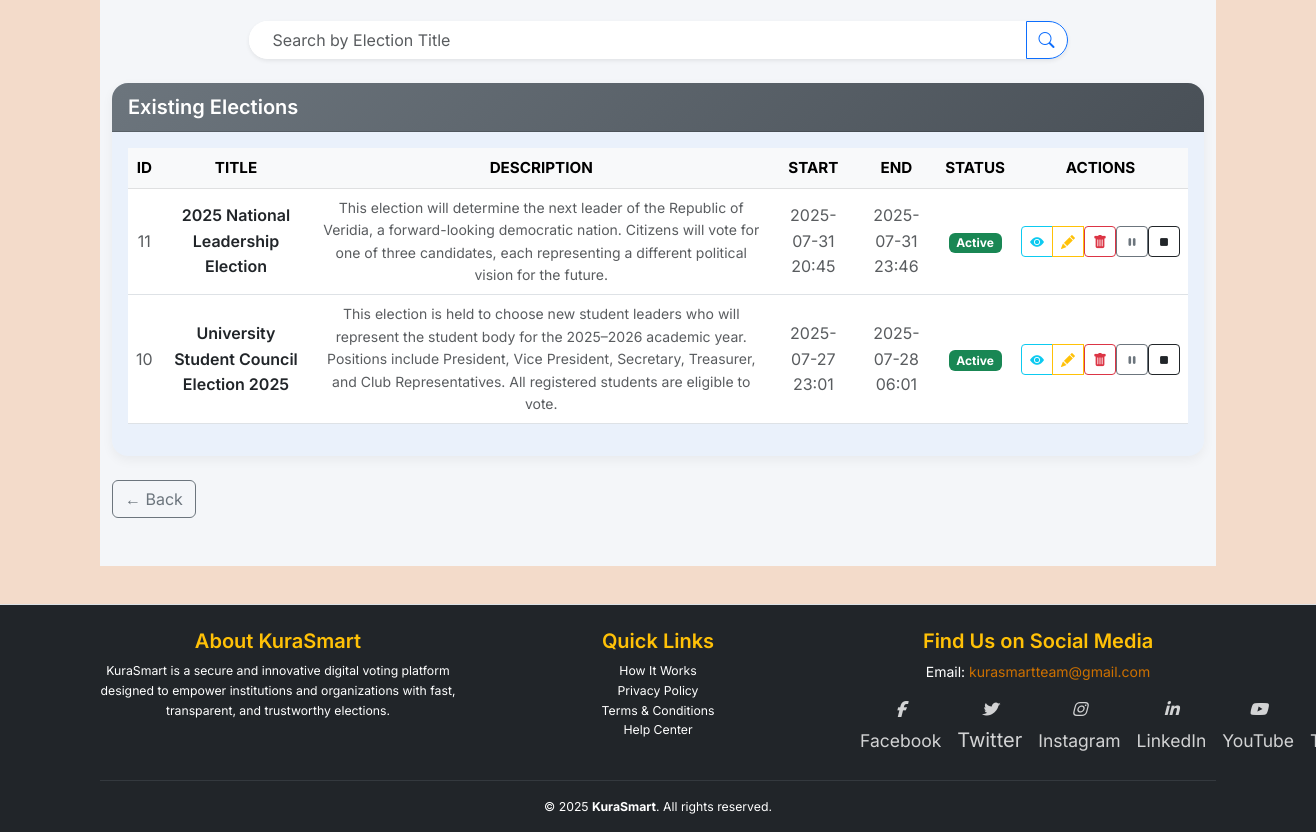
/admin/manage-elections (signed in, lower part), run on an earlier commit of the app's database.
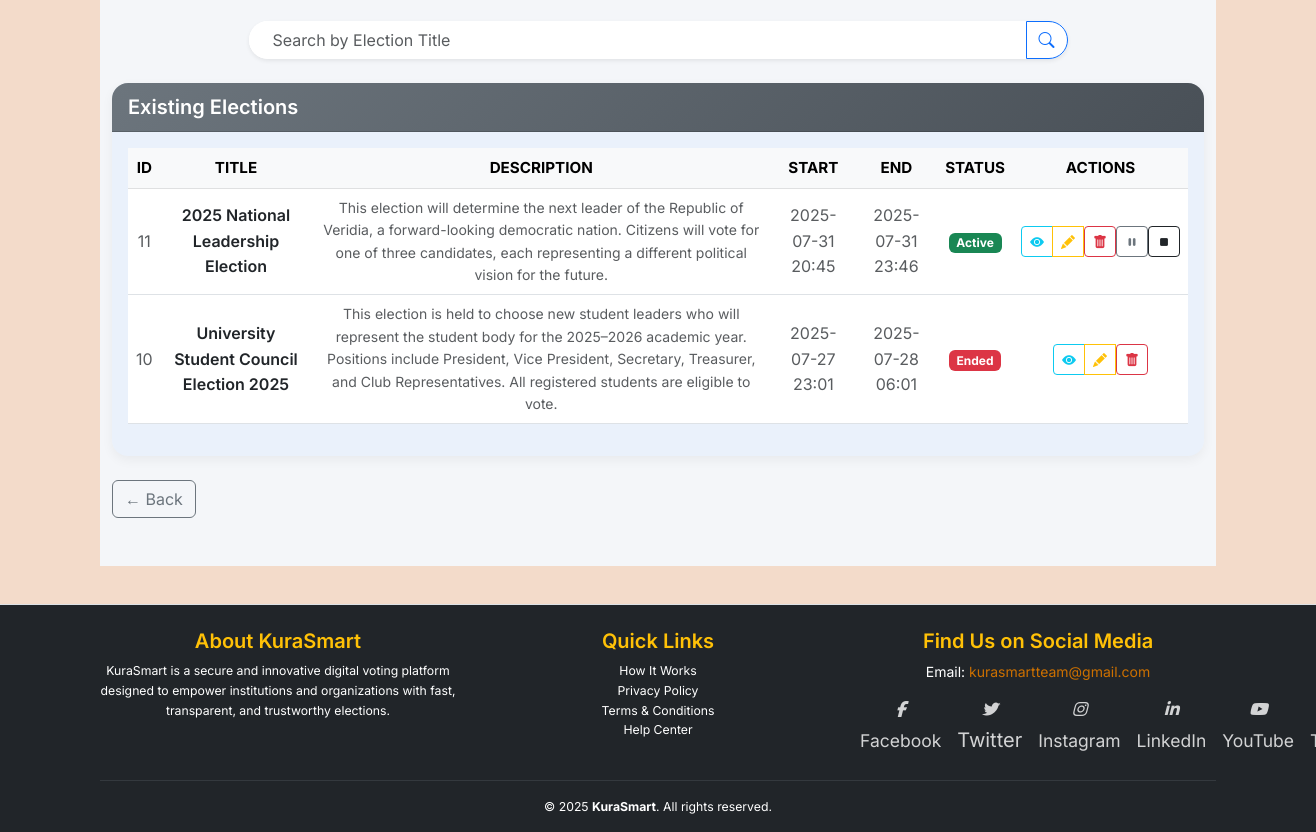
And on a later commit of the database.
### app/models.py (models this page shows, shortened)
class Election(db.Model):
    __tablename__ = 'election'
    id = db.Column(db.Integer, primary_key=True)
    title = db.Column(db.String(255), nullable=False)
    description = db.Column(db.Text)
    start_date = db.Column(db.DateTime, nullable=False)
    end_date = db.Column(db.DateTime, nullable=False)
    is_active = db.Column(db.Boolean, default=True)
    status = db.Column(db.Enum(ElectionStatusEnum), nullable=False, default=ElectionStatusEnum.INACTIVE)
    created_at = db.Column(db.DateTime, default=datetime.utcnow)
    updated_at = db.Column(db.DateTime, onupdate=func.now())
    deactivated_by = db.Column(db.Integer, db.ForeignKey('users.id'))
    candidates = db.relationship('Candidate', back_populates='election', lazy='select')
    positions = db.relationship('Position', back_populates='election', lazy='select', cascade="all, delete-orphan")
    votes = db.relationship('Vote', back_populates='election', lazy='select')

### app/routes/web_auth.py (the view, shortened to what this page needs)
@admin_web_bp.route('/manage-elections', methods=['GET', 'POST'])
@login_required
@admin_required
def manage_elections():
    if not (current_user.is_superadmin or current_user.role == UserRole.admin.value):
        abort(403)
    form = ElectionForm()
    now = datetime.now()
    current_datetime = now.strftime('%Y-%m-%dT%H:%M')
    try:
        elections = Election.query.all()
        for election in elections:
            if election.status not in [ElectionStatusEnum.ENDED, ElectionStatusEnum.PAUSED]:
                if election.start_date <= now < election.end_date:
                    election.status = ElectionStatusEnum.ACTIVE
                elif now >= election.end_date:
                    election.status = ElectionStatusEnum.ENDED
        db.session.commit()
        search_title = request.args.get("search_title", "").strip()
        elections_query = Election.query
        if search_title:
            elections_query = elections_query.filter(Election.title.ilike(f"{search_title}%"))
        elections = elections_query.order_by(Election.start_date.desc()).all()
        return render_template(
            "admin/manage_elections.html",
            elections=elections,
            form=form,
            current_datetime=current_datetime,
            search_title=search_title,
            now=now
        )
    except Exception as e:
        db.session.rollback()
        flash(f"❌ Error managing elections: {e}", "danger")
        return redirect(url_for("admin_web.dashboard"))

### app/forms/forms.py (shortened to what this page needs)
class ElectionForm(FlaskForm):
    title = StringField("Title", validators=[DataRequired()])
    description = TextAreaField("Description")
    start_date = DateTimeLocalField(
        "Start Date", format="%Y-%m-%dT%H:%M", validators=[DataRequired()]
    )
    end_date = DateTimeLocalField(
        "End Date", format="%Y-%m-%dT%H:%M", validators=[DataRequired()]
    )
    status = SelectField(
        "Status",
        choices=[(e.value, e.name.title()) for e in ElectionStatusEnum],
        validators=[DataRequired()],
        coerce=str,
    )
    candidates = FieldList(FormField(CandidateForm), min_entries=1)
    submit = SubmitField("Save Changes")

### app/models.py (called while the page is built)
    def is_super_admin(self):
        return self.role == UserRole.super_admin

### app/routes/web_auth.py (called while the page is built)
@admin_web_bp.context_processor
def inject_notifications():
    if current_user.is_authenticated:
        unread_notifications = Notification.query.filter_by(user_id=current_user.id, read=False).order_by(Notification.created_at.desc()).all()
        return dict(unread_notifications=unread_notifications)
    return dict(unread_notifications=[])

### app/templates/admin/manage_elections.html (shortened to what the changed rows need)
{% extends "base.html" %}
{% block content %}
<div class="manage-elections-background py-5">
  <div class="container" data-aos="fade-up">
    <div class="card soft-card" data-aos="fade-left">
      <div class="card-body">
        {% if elections %}
          <div class="table-responsive">
            <table class="table align-middle table-hover text-center">
              <thead class="table-light text-dark">
                <tr class="fw-semibold">
                  <th>ID</th>
                  <th>Title</th>
                  <th>Description</th>
                  <th>Start</th>
                  <th>End</th>
                  <th>Status</th>
                  <th>Actions</th>
                </tr>
              </thead>
              <tbody>
                {% for election in elections %}
                  {% set status = election.status.value if election.status else 'unknown' %}
                  {% set status_clr = {'inactive':'secondary','active':'success','paused':'info','ended':'danger'}.get(status,'dark') %}
                  <tr data-aos="fade-up" data-aos-delay="{{ loop.index * 50 }}">
                    <td class="text-muted">{{ election.id }}</td>
                    <td class="fw-semibold text-dark">{{ election.title }}</td>
                    <td class="text-muted small">{{ election.description or '—' }}</td>
                    <td class="text-muted">{{ election.start_date.strftime('%Y-%m-%d %H:%M') }}</td>
                    <td class="text-muted">{{ election.end_date.strftime('%Y-%m-%d %H:%M') }}</td>
                    <td>
                      <span class="badge bg-{{ status_clr }}">{{ status.title() }}</span>
                    </td>
                    <td>
                      <div class="btn-group" role="group">
                        <a href="{{ url_for('admin_web.view_election', election_id=election.id) }}" class="btn btn-sm btn-outline-info" title="View Details">
                          <i class="bi bi-eye-fill"></i>
                        </a>
                        <a href="{{ url_for('admin_web.edit_election', election_id=election.id) }}" class="btn btn-sm btn-outline-warning" title="Edit">
                          <i class="bi bi-pencil-fill"></i>
                        </a>
                        <form method="POST" action="{{ url_for('admin_web.delete_election', election_id=election.id) }}" onsubmit="return confirm('Are you sure?');" class="d-inline">
                          <button type="submit" class="btn btn-sm btn-outline-danger" title="Delete">
                            <i class="bi bi-trash-fill"></i>
                          </button>
                        </form>
                        {% if status == 'active' %}
                          <form method="POST" action="{{ url_for('admin_web.pause_election', election_id=election.id) }}" class="d-inline">
                            <button type="submit" class="btn btn-sm btn-outline-secondary" title="Pause">
                              <i class="bi bi-pause-fill"></i>
                            </button>
                          </form>
                          <form method="POST" action="{{ url_for('admin_web.end_election', election_id=election.id) }}" class="d-inline">
                            <button type="submit" class="btn btn-sm btn-outline-dark" title="End">
                              <i class="bi bi-stop-fill"></i>
                            </button>
                          </form>
                        {% endif %}
                      </div>
                    </td>
                  </tr>
                {% endfor %}
              </tbody>
            </table>
          </div>
        {% else %}
          <p class="text-center text-muted">No elections found.</p>
        {% endif %}
      </div>
    </div>
  </div>
</div>
{% endblock %}

What changed in the data, as far as the page shows it:
changed Election id 10: title "Active" → "Ended"
